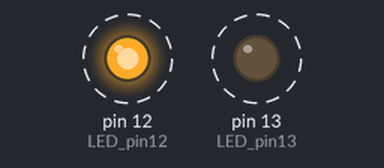
Recording of a sketch running on a simulated Arduino Uno, built with avr-gcc and run on an emulated ATmega328P. On the bench: output pins drawn as LEDs (lit = HIGH). Dashed ring = blinking. What the sketch prints to the serial monitor is not drawn.

Above: at 0.5 s.
Timing chart, 0 to 4.6 s (numbered marks = the images above):
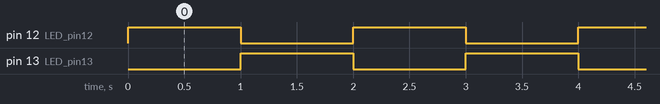

Measured:
- by itself, pin 12 (LED_pin12), pin 13 (LED_pin13): alternates HIGH for 1.0 s and LOW for 1.0 s

The sketch:

Led_V4.ino
```cpp
#define LED_pin13 13
#define LED_pin12 12

int i;
long int tempo;

void setup() {
  // put your setup code here, to run once:
    Serial.begin(9600);

    pinMode(LED_pin12, OUTPUT);  //Broche 12 en sortie
    pinMode(LED_pin13, OUTPUT);  //Broche 12 en sortie

    digitalWrite(LED_pin12, LOW);  //Broche 12 LED étiente
    digitalWrite(LED_pin13, HIGH);  //Broche 13 LED allumée

}

void loop() {
  // put your main code here, to run repeatedly:

      digitalWrite(LED_pin12, HIGH);
      digitalWrite(LED_pin13, LOW);

      Serial.println("LED 12 etat haut");
      delay(1000);

      digitalWrite(LED_pin13, HIGH);
      digitalWrite(LED_pin12, LOW);
      Serial.println("LED 12 etat bas");
      delay(1000);  //Temporisation


}
```
